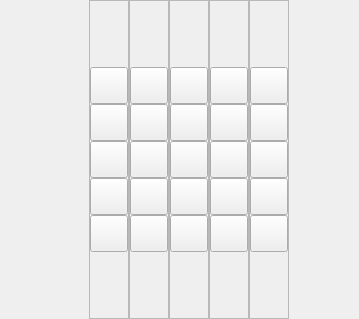
<?xml version="1.0" encoding="UTF-8"?>
<ui version="4.0">
 <class>fieldWidget</class>
 <widget class="QWidget" name="fieldWidget">
  <property name="enabled">
   <bool>true</bool>
  </property>
  <property name="geometry">
   <rect>
    <x>0</x>
    <y>0</y>
    <width>359</width>
    <height>319</height>
   </rect>
  </property>
  <property name="sizePolicy">
   <sizepolicy hsizetype="Minimum" vsizetype="Minimum">
    <horstretch>0</horstretch>
    <verstretch>0</verstretch>
   </sizepolicy>
  </property>
  <property name="minimumSize">
   <size>
    <width>30</width>
    <height>30</height>
   </size>
  </property>
  <property name="maximumSize">
   <size>
    <width>1000</width>
    <height>1000</height>
   </size>
  </property>
  <property name="baseSize">
   <size>
    <width>30</width>
    <height>30</height>
   </size>
  </property>
  <property name="cursor">
   <cursorShape>PointingHandCursor</cursorShape>
  </property>
  <property name="windowTitle">
   <string>Form</string>
  </property>
  <layout class="QGridLayout" name="gridLayout">
   <property name="sizeConstraint">
    <enum>QLayout::SetMinimumSize</enum>
   </property>
   <property name="leftMargin">
    <number>0</number>
   </property>
   <property name="topMargin">
    <number>0</number>
   </property>
   <property name="rightMargin">
    <number>0</number>
   </property>
   <property name="bottomMargin">
    <number>0</number>
   </property>
   <property name="spacing">
    <number>0</number>
   </property>
   <item row="0" column="6">
    <widget class="QFrame" name="frame_4">
     <property name="sizePolicy">
      <sizepolicy hsizetype="Minimum" vsizetype="Minimum">
       <horstretch>0</horstretch>
       <verstretch>0</verstretch>
      </sizepolicy>
     </property>
     <property name="frameShape">
      <enum>QFrame::StyledPanel</enum>
     </property>
     <property name="frameShadow">
      <enum>QFrame::Raised</enum>
     </property>
     <layout class="QVBoxLayout" name="verticalLayout_8">
      <property name="spacing">
       <number>0</number>
      </property>
      <property name="sizeConstraint">
       <enum>QLayout::SetMinimumSize</enum>
      </property>
      <property name="leftMargin">
       <number>0</number>
      </property>
      <property name="topMargin">
       <number>0</number>
      </property>
      <property name="rightMargin">
       <number>0</number>
      </property>
      <property name="bottomMargin">
       <number>0</number>
      </property>
      <item>
       <spacer name="verticalSpacer_9">
        <property name="orientation">
         <enum>Qt::Vertical</enum>
        </property>
        <property name="sizeHint" stdset="0">
         <size>
          <width>20</width>
          <height>40</height>
         </size>
        </property>
       </spacer>
      </item>
      <item>
       <widget class="UiField" name="toolButton_36">
        <property name="text">
         <string/>
        </property>
        <property name="icon">
         <iconset>
          <normalon>:/fields/empty_field.png</normalon>
         </iconset>
        </property>
        <property name="iconSize">
         <size>
          <width>30</width>
          <height>30</height>
         </size>
        </property>
        <property name="checkable">
         <bool>false</bool>
        </property>
        <property name="checked">
         <bool>false</bool>
        </property>
        <property name="popupMode">
         <enum>QToolButton::InstantPopup</enum>
        </property>
        <property name="toolButtonStyle">
         <enum>Qt::ToolButtonIconOnly</enum>
        </property>
        <property name="autoRaise">
         <bool>false</bool>
        </property>
        <property name="arrowType">
         <enum>Qt::NoArrow</enum>
        </property>
       </widget>
      </item>
      <item>
       <widget class="UiField" name="toolButton_37">
        <property name="text">
         <string/>
        </property>
        <property name="icon">
         <iconset>
          <normalon>:/fields/empty_field.png</normalon>
         </iconset>
        </property>
        <property name="iconSize">
         <size>
          <width>30</width>
          <height>30</height>
         </size>
        </property>
        <property name="checkable">
         <bool>false</bool>
        </property>
        <property name="checked">
         <bool>false</bool>
        </property>
        <property name="popupMode">
         <enum>QToolButton::InstantPopup</enum>
        </property>
        <property name="toolButtonStyle">
         <enum>Qt::ToolButtonIconOnly</enum>
        </property>
        <property name="autoRaise">
         <bool>false</bool>
        </property>
        <property name="arrowType">
         <enum>Qt::NoArrow</enum>
        </property>
       </widget>
      </item>
      <item>
       <widget class="UiField" name="toolButton_38">
        <property name="text">
         <string/>
        </property>
        <property name="icon">
         <iconset>
          <normalon>:/fields/empty_field.png</normalon>
         </iconset>
        </property>
        <property name="iconSize">
         <size>
          <width>30</width>
          <height>30</height>
         </size>
        </property>
        <property name="checkable">
         <bool>false</bool>
        </property>
        <property name="checked">
         <bool>false</bool>
        </property>
        <property name="popupMode">
         <enum>QToolButton::InstantPopup</enum>
        </property>
        <property name="toolButtonStyle">
         <enum>Qt::ToolButtonIconOnly</enum>
        </property>
        <property name="autoRaise">
         <bool>false</bool>
        </property>
        <property name="arrowType">
         <enum>Qt::NoArrow</enum>
        </property>
       </widget>
      </item>
      <item>
       <widget class="UiField" name="toolButton_39">
        <property name="text">
         <string/>
        </property>
        <property name="icon">
         <iconset>
          <normalon>:/fields/empty_field.png</normalon>
         </iconset>
        </property>
        <property name="iconSize">
         <size>
          <width>30</width>
          <height>30</height>
         </size>
        </property>
        <property name="checkable">
         <bool>false</bool>
        </property>
        <property name="checked">
         <bool>false</bool>
        </property>
        <property name="popupMode">
         <enum>QToolButton::InstantPopup</enum>
        </property>
        <property name="toolButtonStyle">
         <enum>Qt::ToolButtonIconOnly</enum>
        </property>
        <property name="autoRaise">
         <bool>false</bool>
        </property>
        <property name="arrowType">
         <enum>Qt::NoArrow</enum>
        </property>
       </widget>
      </item>
      <item>
       <widget class="UiField" name="toolButton_40">
        <property name="text">
         <string/>
        </property>
        <property name="icon">
         <iconset>
          <normalon>:/fields/color_yellow.png</normalon>
         </iconset>
        </property>
        <property name="iconSize">
         <size>
          <width>30</width>
          <height>30</height>
         </size>
        </property>
        <property name="checkable">
         <bool>false</bool>
        </property>
        <property name="checked">
         <bool>false</bool>
        </property>
        <property name="popupMode">
         <enum>QToolButton::InstantPopup</enum>
        </property>
        <property name="toolButtonStyle">
         <enum>Qt::ToolButtonIconOnly</enum>
        </property>
        <property name="autoRaise">
         <bool>false</bool>
        </property>
        <property name="arrowType">
         <enum>Qt::NoArrow</enum>
        </property>
       </widget>
      </item>
      <item>
       <spacer name="verticalSpacer_10">
        <property name="orientation">
         <enum>Qt::Vertical</enum>
        </property>
        <property name="sizeHint" stdset="0">
         <size>
          <width>20</width>
          <height>40</height>
         </size>
        </property>
       </spacer>
      </item>
     </layout>
    </widget>
   </item>
   <item row="0" column="3">
    <widget class="QFrame" name="frame_3">
     <property name="sizePolicy">
      <sizepolicy hsizetype="Minimum" vsizetype="Minimum">
       <horstretch>0</horstretch>
       <verstretch>0</verstretch>
      </sizepolicy>
     </property>
     <property name="frameShape">
      <enum>QFrame::StyledPanel</enum>
     </property>
     <property name="frameShadow">
      <enum>QFrame::Raised</enum>
     </property>
     <layout class="QVBoxLayout" name="verticalLayout_7">
      <property name="spacing">
       <number>0</number>
      </property>
      <property name="sizeConstraint">
       <enum>QLayout::SetMinimumSize</enum>
      </property>
      <property name="leftMargin">
       <number>0</number>
      </property>
      <property name="topMargin">
       <number>0</number>
      </property>
      <property name="rightMargin">
       <number>0</number>
      </property>
      <property name="bottomMargin">
       <number>0</number>
      </property>
      <item>
       <spacer name="verticalSpacer_6">
        <property name="orientation">
         <enum>Qt::Vertical</enum>
        </property>
        <property name="sizeHint" stdset="0">
         <size>
          <width>20</width>
          <height>40</height>
         </size>
        </property>
       </spacer>
      </item>
      <item>
       <widget class="UiField" name="toolButton_31">
        <property name="text">
         <string/>
        </property>
        <property name="icon">
         <iconset>
          <normalon>:/fields/empty_field.png</normalon>
         </iconset>
        </property>
        <property name="iconSize">
         <size>
          <width>30</width>
          <height>30</height>
         </size>
        </property>
        <property name="checkable">
         <bool>false</bool>
        </property>
        <property name="checked">
         <bool>false</bool>
        </property>
        <property name="popupMode">
         <enum>QToolButton::InstantPopup</enum>
        </property>
        <property name="toolButtonStyle">
         <enum>Qt::ToolButtonIconOnly</enum>
        </property>
        <property name="autoRaise">
         <bool>false</bool>
        </property>
        <property name="arrowType">
         <enum>Qt::NoArrow</enum>
        </property>
       </widget>
      </item>
      <item>
       <widget class="UiField" name="toolButton_32">
        <property name="text">
         <string/>
        </property>
        <property name="icon">
         <iconset>
          <normalon>:/fields/empty_field.png</normalon>
         </iconset>
        </property>
        <property name="iconSize">
         <size>
          <width>30</width>
          <height>30</height>
         </size>
        </property>
        <property name="checkable">
         <bool>false</bool>
        </property>
        <property name="checked">
         <bool>false</bool>
        </property>
        <property name="popupMode">
         <enum>QToolButton::InstantPopup</enum>
        </property>
        <property name="toolButtonStyle">
         <enum>Qt::ToolButtonIconOnly</enum>
        </property>
        <property name="autoRaise">
         <bool>false</bool>
        </property>
        <property name="arrowType">
         <enum>Qt::NoArrow</enum>
        </property>
       </widget>
      </item>
      <item>
       <widget class="UiField" name="toolButton_33">
        <property name="text">
         <string/>
        </property>
        <property name="icon">
         <iconset>
          <normalon>:/fields/empty_field.png</normalon>
         </iconset>
        </property>
        <property name="iconSize">
         <size>
          <width>30</width>
          <height>30</height>
         </size>
        </property>
        <property name="checkable">
         <bool>false</bool>
        </property>
        <property name="checked">
         <bool>false</bool>
        </property>
        <property name="popupMode">
         <enum>QToolButton::InstantPopup</enum>
        </property>
        <property name="toolButtonStyle">
         <enum>Qt::ToolButtonIconOnly</enum>
        </property>
        <property name="autoRaise">
         <bool>false</bool>
        </property>
        <property name="arrowType">
         <enum>Qt::NoArrow</enum>
        </property>
       </widget>
      </item>
      <item>
       <widget class="UiField" name="toolButton_34">
        <property name="text">
         <string/>
        </property>
        <property name="icon">
         <iconset>
          <normalon>:/fields/empty_field.png</normalon>
         </iconset>
        </property>
        <property name="iconSize">
         <size>
          <width>30</width>
          <height>30</height>
         </size>
        </property>
        <property name="checkable">
         <bool>false</bool>
        </property>
        <property name="checked">
         <bool>false</bool>
        </property>
        <property name="popupMode">
         <enum>QToolButton::InstantPopup</enum>
        </property>
        <property name="toolButtonStyle">
         <enum>Qt::ToolButtonIconOnly</enum>
        </property>
        <property name="autoRaise">
         <bool>false</bool>
        </property>
        <property name="arrowType">
         <enum>Qt::NoArrow</enum>
        </property>
       </widget>
      </item>
      <item>
       <widget class="UiField" name="toolButton_35">
        <property name="text">
         <string/>
        </property>
        <property name="icon">
         <iconset>
          <normalon>:/fields/empty_field.png</normalon>
         </iconset>
        </property>
        <property name="iconSize">
         <size>
          <width>30</width>
          <height>30</height>
         </size>
        </property>
        <property name="checkable">
         <bool>false</bool>
        </property>
        <property name="checked">
         <bool>false</bool>
        </property>
        <property name="popupMode">
         <enum>QToolButton::InstantPopup</enum>
        </property>
        <property name="toolButtonStyle">
         <enum>Qt::ToolButtonIconOnly</enum>
        </property>
        <property name="autoRaise">
         <bool>false</bool>
        </property>
        <property name="arrowType">
         <enum>Qt::NoArrow</enum>
        </property>
       </widget>
      </item>
      <item>
       <spacer name="verticalSpacer_2">
        <property name="orientation">
         <enum>Qt::Vertical</enum>
        </property>
        <property name="sizeHint" stdset="0">
         <size>
          <width>20</width>
          <height>40</height>
         </size>
        </property>
       </spacer>
      </item>
     </layout>
    </widget>
   </item>
   <item row="0" column="4">
    <widget class="QFrame" name="frame_2">
     <property name="sizePolicy">
      <sizepolicy hsizetype="Minimum" vsizetype="Minimum">
       <horstretch>0</horstretch>
       <verstretch>0</verstretch>
      </sizepolicy>
     </property>
     <property name="frameShape">
      <enum>QFrame::StyledPanel</enum>
     </property>
     <property name="frameShadow">
      <enum>QFrame::Raised</enum>
     </property>
     <layout class="QVBoxLayout" name="verticalLayout_6">
      <property name="spacing">
       <number>0</number>
      </property>
      <property name="sizeConstraint">
       <enum>QLayout::SetMinimumSize</enum>
      </property>
      <property name="leftMargin">
       <number>0</number>
      </property>
      <property name="topMargin">
       <number>0</number>
      </property>
      <property name="rightMargin">
       <number>0</number>
      </property>
      <property name="bottomMargin">
       <number>0</number>
      </property>
      <item>
       <spacer name="verticalSpacer_7">
        <property name="orientation">
         <enum>Qt::Vertical</enum>
        </property>
        <property name="sizeHint" stdset="0">
         <size>
          <width>20</width>
          <height>40</height>
         </size>
        </property>
       </spacer>
      </item>
      <item>
       <widget class="UiField" name="toolButton_26">
        <property name="text">
         <string/>
        </property>
        <property name="icon">
         <iconset>
          <normalon>:/fields/empty_field.png</normalon>
         </iconset>
        </property>
        <property name="iconSize">
         <size>
          <width>30</width>
          <height>30</height>
         </size>
        </property>
        <property name="checkable">
         <bool>false</bool>
        </property>
        <property name="checked">
         <bool>false</bool>
        </property>
        <property name="popupMode">
         <enum>QToolButton::InstantPopup</enum>
        </property>
        <property name="toolButtonStyle">
         <enum>Qt::ToolButtonIconOnly</enum>
        </property>
        <property name="autoRaise">
         <bool>false</bool>
        </property>
        <property name="arrowType">
         <enum>Qt::NoArrow</enum>
        </property>
       </widget>
      </item>
      <item>
       <widget class="UiField" name="toolButton_27">
        <property name="text">
         <string/>
        </property>
        <property name="icon">
         <iconset>
          <normalon>:/fields/empty_field.png</normalon>
         </iconset>
        </property>
        <property name="iconSize">
         <size>
          <width>30</width>
          <height>30</height>
         </size>
        </property>
        <property name="checkable">
         <bool>false</bool>
        </property>
        <property name="checked">
         <bool>false</bool>
        </property>
        <property name="popupMode">
         <enum>QToolButton::InstantPopup</enum>
        </property>
        <property name="toolButtonStyle">
         <enum>Qt::ToolButtonIconOnly</enum>
        </property>
        <property name="autoRaise">
         <bool>false</bool>
        </property>
        <property name="arrowType">
         <enum>Qt::NoArrow</enum>
        </property>
       </widget>
      </item>
      <item>
       <widget class="UiField" name="toolButton_28">
        <property name="text">
         <string/>
        </property>
        <property name="icon">
         <iconset>
          <normalon>:/fields/empty_field.png</normalon>
         </iconset>
        </property>
        <property name="iconSize">
         <size>
          <width>30</width>
          <height>30</height>
         </size>
        </property>
        <property name="checkable">
         <bool>false</bool>
        </property>
        <property name="checked">
         <bool>false</bool>
        </property>
        <property name="popupMode">
         <enum>QToolButton::InstantPopup</enum>
        </property>
        <property name="toolButtonStyle">
         <enum>Qt::ToolButtonIconOnly</enum>
        </property>
        <property name="autoRaise">
         <bool>false</bool>
        </property>
        <property name="arrowType">
         <enum>Qt::NoArrow</enum>
        </property>
       </widget>
      </item>
      <item>
       <widget class="UiField" name="toolButton_29">
        <property name="text">
         <string/>
        </property>
        <property name="icon">
         <iconset>
          <normalon>:/fields/empty_field.png</normalon>
         </iconset>
        </property>
        <property name="iconSize">
         <size>
          <width>30</width>
          <height>30</height>
         </size>
        </property>
        <property name="checkable">
         <bool>false</bool>
        </property>
        <property name="checked">
         <bool>false</bool>
        </property>
        <property name="popupMode">
         <enum>QToolButton::InstantPopup</enum>
        </property>
        <property name="toolButtonStyle">
         <enum>Qt::ToolButtonIconOnly</enum>
        </property>
        <property name="autoRaise">
         <bool>false</bool>
        </property>
        <property name="arrowType">
         <enum>Qt::NoArrow</enum>
        </property>
       </widget>
      </item>
      <item>
       <widget class="UiField" name="toolButton_30">
        <property name="text">
         <string/>
        </property>
        <property name="icon">
         <iconset>
          <normalon>:/fields/empty_field.png</normalon>
         </iconset>
        </property>
        <property name="iconSize">
         <size>
          <width>30</width>
          <height>30</height>
         </size>
        </property>
        <property name="checkable">
         <bool>false</bool>
        </property>
        <property name="checked">
         <bool>false</bool>
        </property>
        <property name="popupMode">
         <enum>QToolButton::InstantPopup</enum>
        </property>
        <property name="toolButtonStyle">
         <enum>Qt::ToolButtonIconOnly</enum>
        </property>
        <property name="autoRaise">
         <bool>false</bool>
        </property>
        <property name="arrowType">
         <enum>Qt::NoArrow</enum>
        </property>
       </widget>
      </item>
      <item>
       <spacer name="verticalSpacer_3">
        <property name="orientation">
         <enum>Qt::Vertical</enum>
        </property>
        <property name="sizeHint" stdset="0">
         <size>
          <width>20</width>
          <height>40</height>
         </size>
        </property>
       </spacer>
      </item>
     </layout>
    </widget>
   </item>
   <item row="0" column="5">
    <widget class="QFrame" name="frame_5">
     <property name="sizePolicy">
      <sizepolicy hsizetype="Minimum" vsizetype="Minimum">
       <horstretch>0</horstretch>
       <verstretch>0</verstretch>
      </sizepolicy>
     </property>
     <property name="frameShape">
      <enum>QFrame::StyledPanel</enum>
     </property>
     <property name="frameShadow">
      <enum>QFrame::Raised</enum>
     </property>
     <layout class="QVBoxLayout" name="verticalLayout_9">
      <property name="spacing">
       <number>0</number>
      </property>
      <property name="sizeConstraint">
       <enum>QLayout::SetMinimumSize</enum>
      </property>
      <property name="leftMargin">
       <number>0</number>
      </property>
      <property name="topMargin">
       <number>0</number>
      </property>
      <property name="rightMargin">
       <number>0</number>
      </property>
      <property name="bottomMargin">
       <number>0</number>
      </property>
      <item>
       <spacer name="verticalSpacer_8">
        <property name="orientation">
         <enum>Qt::Vertical</enum>
        </property>
        <property name="sizeHint" stdset="0">
         <size>
          <width>20</width>
          <height>40</height>
         </size>
        </property>
       </spacer>
      </item>
      <item>
       <widget class="UiField" name="toolButton_41">
        <property name="text">
         <string/>
        </property>
        <property name="icon">
         <iconset>
          <normalon>:/fields/empty_field.png</normalon>
         </iconset>
        </property>
        <property name="iconSize">
         <size>
          <width>30</width>
          <height>30</height>
         </size>
        </property>
        <property name="checkable">
         <bool>false</bool>
        </property>
        <property name="checked">
         <bool>false</bool>
        </property>
        <property name="popupMode">
         <enum>QToolButton::InstantPopup</enum>
        </property>
        <property name="toolButtonStyle">
         <enum>Qt::ToolButtonIconOnly</enum>
        </property>
        <property name="autoRaise">
         <bool>false</bool>
        </property>
        <property name="arrowType">
         <enum>Qt::NoArrow</enum>
        </property>
       </widget>
      </item>
      <item>
       <widget class="UiField" name="toolButton_42">
        <property name="text">
         <string/>
        </property>
        <property name="icon">
         <iconset>
          <normalon>:/fields/empty_field.png</normalon>
         </iconset>
        </property>
        <property name="iconSize">
         <size>
          <width>30</width>
          <height>30</height>
         </size>
        </property>
        <property name="checkable">
         <bool>false</bool>
        </property>
        <property name="checked">
         <bool>false</bool>
        </property>
        <property name="popupMode">
         <enum>QToolButton::InstantPopup</enum>
        </property>
        <property name="toolButtonStyle">
         <enum>Qt::ToolButtonIconOnly</enum>
        </property>
        <property name="autoRaise">
         <bool>false</bool>
        </property>
        <property name="arrowType">
         <enum>Qt::NoArrow</enum>
        </property>
       </widget>
      </item>
      <item>
       <widget class="UiField" name="toolButton_43">
        <property name="text">
         <string/>
        </property>
        <property name="icon">
         <iconset>
          <normalon>:/fields/empty_field.png</normalon>
         </iconset>
        </property>
        <property name="iconSize">
         <size>
          <width>30</width>
          <height>30</height>
         </size>
        </property>
        <property name="checkable">
         <bool>false</bool>
        </property>
        <property name="checked">
         <bool>false</bool>
        </property>
        <property name="popupMode">
         <enum>QToolButton::InstantPopup</enum>
        </property>
        <property name="toolButtonStyle">
         <enum>Qt::ToolButtonIconOnly</enum>
        </property>
        <property name="autoRaise">
         <bool>false</bool>
        </property>
        <property name="arrowType">
         <enum>Qt::NoArrow</enum>
        </property>
       </widget>
      </item>
      <item>
       <widget class="UiField" name="toolButton_44">
        <property name="text">
         <string/>
        </property>
        <property name="icon">
         <iconset>
          <normalon>:/fields/empty_field.png</normalon>
         </iconset>
        </property>
        <property name="iconSize">
         <size>
          <width>30</width>
          <height>30</height>
         </size>
        </property>
        <property name="checkable">
         <bool>false</bool>
        </property>
        <property name="checked">
         <bool>false</bool>
        </property>
        <property name="popupMode">
         <enum>QToolButton::InstantPopup</enum>
        </property>
        <property name="toolButtonStyle">
         <enum>Qt::ToolButtonIconOnly</enum>
        </property>
        <property name="autoRaise">
         <bool>false</bool>
        </property>
        <property name="arrowType">
         <enum>Qt::NoArrow</enum>
        </property>
       </widget>
      </item>
      <item>
       <widget class="UiField" name="toolButton_45">
        <property name="text">
         <string/>
        </property>
        <property name="icon">
         <iconset>
          <normalon>:/fields/empty_field.png</normalon>
         </iconset>
        </property>
        <property name="iconSize">
         <size>
          <width>30</width>
          <height>30</height>
         </size>
        </property>
        <property name="checkable">
         <bool>false</bool>
        </property>
        <property name="checked">
         <bool>false</bool>
        </property>
        <property name="popupMode">
         <enum>QToolButton::InstantPopup</enum>
        </property>
        <property name="toolButtonStyle">
         <enum>Qt::ToolButtonIconOnly</enum>
        </property>
        <property name="autoRaise">
         <bool>false</bool>
        </property>
        <property name="arrowType">
         <enum>Qt::NoArrow</enum>
        </property>
       </widget>
      </item>
      <item>
       <spacer name="verticalSpacer_4">
        <property name="orientation">
         <enum>Qt::Vertical</enum>
        </property>
        <property name="sizeHint" stdset="0">
         <size>
          <width>20</width>
          <height>40</height>
         </size>
        </property>
       </spacer>
      </item>
     </layout>
    </widget>
   </item>
   <item row="0" column="2">
    <widget class="QFrame" name="frame">
     <property name="sizePolicy">
      <sizepolicy hsizetype="Minimum" vsizetype="Minimum">
       <horstretch>0</horstretch>
       <verstretch>0</verstretch>
      </sizepolicy>
     </property>
     <property name="frameShape">
      <enum>QFrame::StyledPanel</enum>
     </property>
     <property name="frameShadow">
      <enum>QFrame::Raised</enum>
     </property>
     <layout class="QVBoxLayout" name="verticalLayout">
      <property name="spacing">
       <number>0</number>
      </property>
      <property name="sizeConstraint">
       <enum>QLayout::SetMinimumSize</enum>
      </property>
      <property name="leftMargin">
       <number>0</number>
      </property>
      <property name="topMargin">
       <number>0</number>
      </property>
      <property name="rightMargin">
       <number>0</number>
      </property>
      <property name="bottomMargin">
       <number>0</number>
      </property>
      <item>
       <spacer name="verticalSpacer_5">
        <property name="orientation">
         <enum>Qt::Vertical</enum>
        </property>
        <property name="sizeHint" stdset="0">
         <size>
          <width>20</width>
          <height>40</height>
         </size>
        </property>
       </spacer>
      </item>
      <item>
       <widget class="UiField" name="toolButton_5">
        <property name="text">
         <string/>
        </property>
        <property name="icon">
         <iconset>
          <normalon>:/fields/empty_field.png</normalon>
         </iconset>
        </property>
        <property name="iconSize">
         <size>
          <width>30</width>
          <height>30</height>
         </size>
        </property>
        <property name="checkable">
         <bool>false</bool>
        </property>
        <property name="checked">
         <bool>false</bool>
        </property>
        <property name="popupMode">
         <enum>QToolButton::InstantPopup</enum>
        </property>
        <property name="toolButtonStyle">
         <enum>Qt::ToolButtonIconOnly</enum>
        </property>
        <property name="autoRaise">
         <bool>false</bool>
        </property>
        <property name="arrowType">
         <enum>Qt::NoArrow</enum>
        </property>
       </widget>
      </item>
      <item>
       <widget class="UiField" name="toolButton_3">
        <property name="text">
         <string/>
        </property>
        <property name="icon">
         <iconset>
          <normalon>:/fields/empty_field.png</normalon>
         </iconset>
        </property>
        <property name="iconSize">
         <size>
          <width>30</width>
          <height>30</height>
         </size>
        </property>
        <property name="checkable">
         <bool>false</bool>
        </property>
        <property name="checked">
         <bool>false</bool>
        </property>
        <property name="popupMode">
         <enum>QToolButton::InstantPopup</enum>
        </property>
        <property name="toolButtonStyle">
         <enum>Qt::ToolButtonIconOnly</enum>
        </property>
        <property name="autoRaise">
         <bool>false</bool>
        </property>
        <property name="arrowType">
         <enum>Qt::NoArrow</enum>
        </property>
       </widget>
      </item>
      <item>
       <widget class="UiField" name="toolButton_4">
        <property name="text">
         <string/>
        </property>
        <property name="icon">
         <iconset>
          <normalon>:/fields/empty_field.png</normalon>
         </iconset>
        </property>
        <property name="iconSize">
         <size>
          <width>30</width>
          <height>30</height>
         </size>
        </property>
        <property name="checkable">
         <bool>false</bool>
        </property>
        <property name="checked">
         <bool>false</bool>
        </property>
        <property name="popupMode">
         <enum>QToolButton::InstantPopup</enum>
        </property>
        <property name="toolButtonStyle">
         <enum>Qt::ToolButtonIconOnly</enum>
        </property>
        <property name="autoRaise">
         <bool>false</bool>
        </property>
        <property name="arrowType">
         <enum>Qt::NoArrow</enum>
        </property>
       </widget>
      </item>
      <item>
       <widget class="UiField" name="toolButton">
        <property name="text">
         <string/>
        </property>
        <property name="icon">
         <iconset>
          <normalon>:/fields/empty_field.png</normalon>
         </iconset>
        </property>
        <property name="iconSize">
         <size>
          <width>30</width>
          <height>30</height>
         </size>
        </property>
        <property name="checkable">
         <bool>false</bool>
        </property>
        <property name="checked">
         <bool>false</bool>
        </property>
        <property name="popupMode">
         <enum>QToolButton::InstantPopup</enum>
        </property>
        <property name="toolButtonStyle">
         <enum>Qt::ToolButtonIconOnly</enum>
        </property>
        <property name="autoRaise">
         <bool>false</bool>
        </property>
        <property name="arrowType">
         <enum>Qt::NoArrow</enum>
        </property>
       </widget>
      </item>
      <item>
       <widget class="UiField" name="toolButton_2">
        <property name="text">
         <string/>
        </property>
        <property name="icon">
         <iconset>
          <normalon>:/fields/empty_field.png</normalon>
         </iconset>
        </property>
        <property name="iconSize">
         <size>
          <width>30</width>
          <height>30</height>
         </size>
        </property>
        <property name="checkable">
         <bool>false</bool>
        </property>
        <property name="checked">
         <bool>false</bool>
        </property>
        <property name="popupMode">
         <enum>QToolButton::InstantPopup</enum>
        </property>
        <property name="toolButtonStyle">
         <enum>Qt::ToolButtonIconOnly</enum>
        </property>
        <property name="autoRaise">
         <bool>false</bool>
        </property>
        <property name="arrowType">
         <enum>Qt::NoArrow</enum>
        </property>
       </widget>
      </item>
      <item>
       <spacer name="verticalSpacer">
        <property name="orientation">
         <enum>Qt::Vertical</enum>
        </property>
        <property name="sizeHint" stdset="0">
         <size>
          <width>20</width>
          <height>40</height>
         </size>
        </property>
       </spacer>
      </item>
     </layout>
    </widget>
   </item>
   <item row="0" column="7">
    <spacer name="horizontalSpacer_2">
     <property name="orientation">
      <enum>Qt::Horizontal</enum>
     </property>
     <property name="sizeHint" stdset="0">
      <size>
       <width>80</width>
       <height>20</height>
      </size>
     </property>
    </spacer>
   </item>
   <item row="0" column="1">
    <spacer name="horizontalSpacer">
     <property name="orientation">
      <enum>Qt::Horizontal</enum>
     </property>
     <property name="sizeHint" stdset="0">
      <size>
       <width>99</width>
       <height>20</height>
      </size>
     </property>
    </spacer>
   </item>
  </layout>
 </widget>
 <customwidgets>
  <customwidget>
   <class>UiField</class>
   <extends>QToolButton</extends>
   <header>uifield.h</header>
  </customwidget>
 </customwidgets>
 <resources>
  <include location="res.qrc"/>
 </resources>
 <connections/>
</ui>
